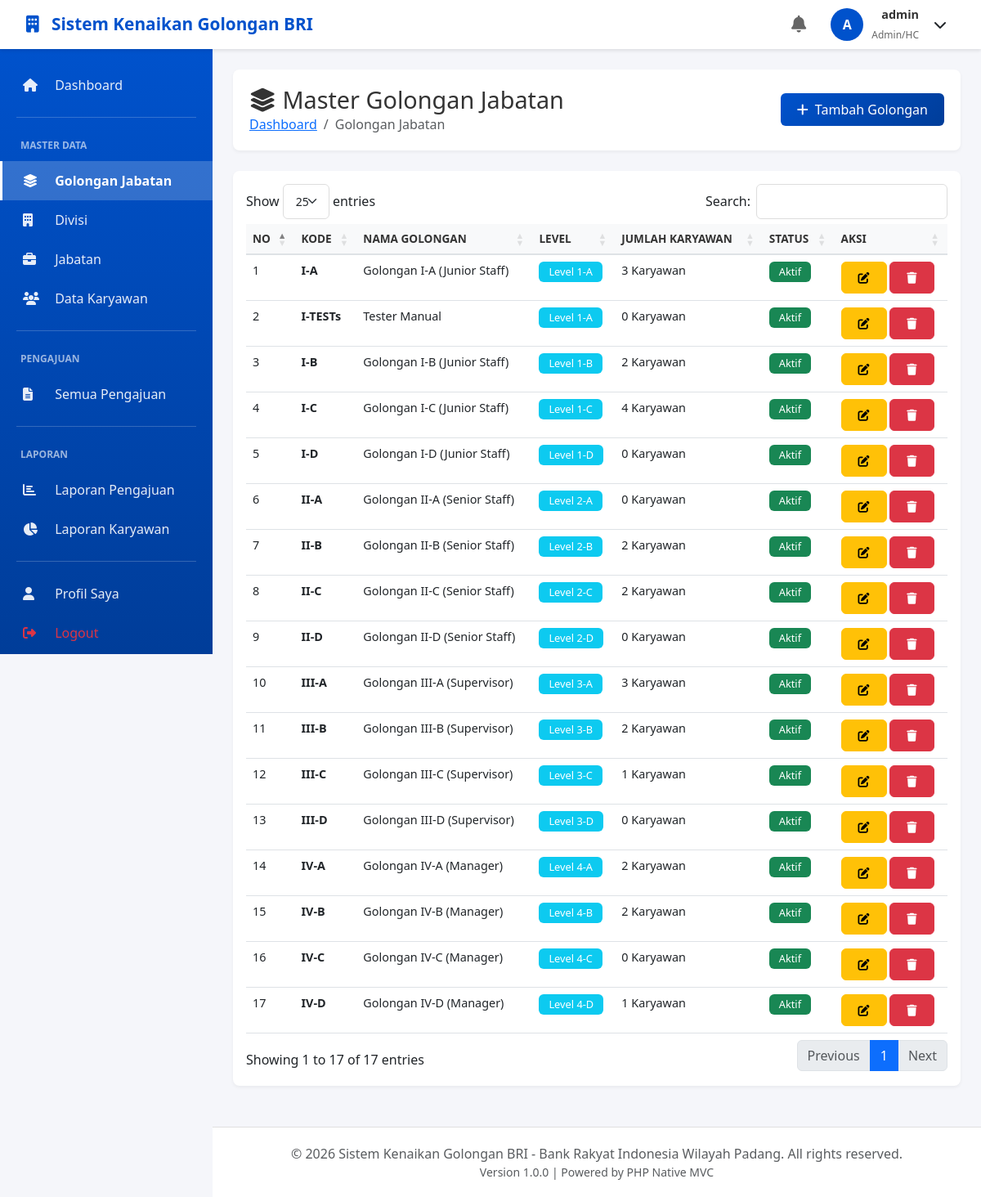
The app's page /golongan (signed in) with its own data.
### tables this page shows
CREATE TABLE IF NOT EXISTS `golongan_jabatan` (
  `id_golongan` int NOT NULL AUTO_INCREMENT,
  `kode_golongan` varchar(10) NOT NULL,
  `nama_golongan` varchar(100) NOT NULL,
  `level` int NOT NULL,
  `sub_level` char(1) NOT NULL,
  `deskripsi` text,
  `syarat_minimal` text,
  `is_active` tinyint(1) DEFAULT '1',
  `created_at` timestamp NULL DEFAULT CURRENT_TIMESTAMP,
  `updated_at` timestamp NULL DEFAULT CURRENT_TIMESTAMP ON UPDATE CURRENT_TIMESTAMP,
  PRIMARY KEY (`id_golongan`),
  UNIQUE KEY `kode_golongan` (`kode_golongan`),
  KEY `idx_level_sub` (`level`,`sub_level`)
);

### app/controllers/GolonganController.php (called while the page is built, shortened)
<?php
class GolonganController extends Controller
{
    private $golonganModel;
    public function __construct()
    {
        $this->golonganModel = $this->model('GolonganJabatan');
    }
    public function index()
    {
        $golongan = $this->golonganModel->getWithStats();
        $data = [
            'pageTitle' => 'Master Golongan Jabatan',
            'currentPage' => 'golongan',
            'golongan' => $golongan
        ];
        $this->view('golongan/index', $data);
    }
}

### core/App.php (called while the page is built, shortened)
<?php
class App
{
    protected $method = 'index';
    public function __construct()
    {
        $url = $this->parseURL();
        if (isset($url[0]) && file_exists('../app/controllers/' . ucfirst($url[0]) . 'Controller.php')) {
            unset($url[0]);
        }
        $this->controller = new $this->controller;
        if (isset($url[1])) {
            if (method_exists($this->controller, $url[1])) {
                $this->method = $url[1];
                unset($url[1]);
            }
        } else {
            if (method_exists($this->controller, 'index')) {
                $this->method = 'index';
            }
        }
        $this->params = $url ? array_values($url) : [];
        call_user_func_array([$this->controller, $this->method], $this->params);
    }
    private function parseURL()
    {
        if (isset($_SERVER['REQUEST_URI'])) {
            $uri = strtok($_SERVER['REQUEST_URI'], '?');
            $url = rtrim($uri, '/');
            $url = filter_var($url, FILTER_SANITIZE_URL);
            $url = explode('/', trim($url, '/'));
            return $url;
        }
        return [];
    }
}

### public/index.php (called while the page is built, shortened)
<?php
require_once '../app/config/Database.php';
require_once '../core/App.php';
require_once '../core/Model.php';
require_once '../app/helpers/Helper.php';
$app = new App();

### app/config/Database.php (called while the page is built, shortened)
<?php
class Database
{
    private static $instance = null;
    private $connection;
    private $host = DB_HOST;
    private $dbname = DB_NAME;
    private $username = DB_USER;
    private $password = DB_PASS;
    private $charset = 'utf8mb4';
    private function __construct()
    {
        $dsn = "mysql:host={$this->host};dbname={$this->dbname};charset={$this->charset}";
        $options = [
            PDO::ATTR_ERRMODE            => PDO::ERRMODE_EXCEPTION,
            PDO::ATTR_DEFAULT_FETCH_MODE => PDO::FETCH_OBJ,
            PDO::ATTR_EMULATE_PREPARES   => false,
            PDO::MYSQL_ATTR_INIT_COMMAND => "SET NAMES {$this->charset}"
        ];
        try {
            $this->connection = new PDO($dsn, $this->username, $this->password, $options);
            $this->applyRuntimeMigrations();
        } catch (PDOException $e) {
            die("Database Connection Failed: " . $e->getMessage());
        }
    }
    private function applyRuntimeMigrations()
    {
        if (!$this->columnExists('pengajuan', 'nilai_kinerja_pengajuan')) {
            $sql = "ALTER TABLE pengajuan
                    ADD COLUMN nilai_kinerja_pengajuan DECIMAL(5,2) NULL
                    AFTER alasan_pengajuan";
            $this->connection->exec($sql);
        }
    }
    private function columnExists($table, $column)
    {
        $table = preg_replace('/[^a-zA-Z0-9_]/', '', $table);
        $column = preg_replace('/[^a-zA-Z0-9_]/', '', $column);
        $sql = "SHOW COLUMNS FROM `{$table}` LIKE '{$column}'";
        $stmt = $this->connection->query($sql);
        return $stmt->fetch(PDO::FETCH_ASSOC) !== false;
    }
    public static function getInstance()
    {
        if (self::$instance === null) {
            self::$instance = new self();
        }
        return self::$instance;
    }
}

### core/Model.php (called while the page is built, shortened)
<?php
class Model
{
    public function __construct()
    {
        $this->db = Database::getInstance()->getConnection();
    }
}

### app/models/GolonganJabatan.php (called while the page is built, shortened)
<?php
class GolonganJabatan extends Model
{
    protected $table = 'golongan_jabatan';
    public function getWithStats()
    {
        $sql = "SELECT g.*,
                COUNT(p.id_pekerja) as jumlah_pekerja
                FROM {$this->table} g
                LEFT JOIN pekerja p ON g.id_golongan = p.id_golongan_saat_ini
                    AND p.status_kepegawaian = 'aktif'
                GROUP BY g.id_golongan
                ORDER BY g.level ASC, g.sub_level ASC";
        $stmt = $this->db->prepare($sql);
        $stmt->execute();
        return $stmt->fetchAll(PDO::FETCH_OBJ);
    }
}

### app/helpers/Helper.php (called while the page is built, shortened)
<?php
class Helper
{
    public static function escape($string)
    {
        return htmlspecialchars($string, ENT_QUOTES, 'UTF-8');
    }
}

### app/views/golongan/index.php (the view, shortened to what this page needs)
<div class="content-header">
    <div class="d-flex justify-content-between align-items-center">
        <div>
            <h1><i class="fas fa-layer-group me-2"></i>Master Golongan Jabatan</h1>
            <nav aria-label="breadcrumb">
                <ol class="breadcrumb">
                    <li class="breadcrumb-item"><a href="<?= BASE_URL ?>/dashboard">Dashboard</a></li>
                    <li class="breadcrumb-item active">Golongan Jabatan</li>
                </ol>
            </nav>
        </div>
        <div>
            <a href="<?= BASE_URL ?>/golongan/create" class="btn btn-primary">
                <i class="fas fa-plus me-2"></i>Tambah Golongan
            </a>
        </div>
    </div>
</div>
<div class="card">
    <div class="card-body">
        <div class="table-responsive">
            <table class="table table-hover" id="golonganTable">
                <thead>
                    <tr>
                        <th>No</th>
                        <th>Kode</th>
                        <th>Nama Golongan</th>
                        <th>Level</th>
                        <th>Jumlah Karyawan</th>
                        <th>Status</th>
                        <th>Aksi</th>
                    </tr>
                </thead>
                <tbody>
                    <?php if (!empty($golongan)): ?>
                        <?php $no = 1; foreach ($golongan as $row): ?>
                            <tr>
                                <td><?= $no++ ?></td>
                                <td><strong><?= Helper::escape($row->kode_golongan) ?></strong></td>
                                <td><?= Helper::escape($row->nama_golongan) ?></td>
                                <td>
                                    <span class="badge bg-info">
                                        Level <?= $row->level ?>-<?= $row->sub_level ?>
                                    </span>
                                </td>
                                <td><?= $row->jumlah_pekerja ?? 0 ?> Karyawan</td>
                                <td>
                                    <?php if ($row->is_active): ?>
                                        <span class="badge bg-success">Aktif</span>
                                    <?php else: ?>
                                        <span class="badge bg-secondary">Nonaktif</span>
                                    <?php endif; ?>
                                </td>
                                <td>
                                    <a href="<?= BASE_URL ?>/golongan/edit/<?= $row->id_golongan ?>"
                                       class="btn btn-sm btn-warning" title="Edit">
                                        <i class="fas fa-edit"></i>
                                    </a>
                                    <a href="<?= BASE_URL ?>/golongan/delete/<?= $row->id_golongan ?>"
                                       class="btn btn-sm btn-danger btn-delete"
                                       title="Hapus"
                                       onclick="return confirm('Apakah Anda yakin ingin menghapus golongan ini?')">
                                        <i class="fas fa-trash"></i>
                                    </a>
                                </td>
                            </tr>
                        <?php endforeach; ?>
                    <?php else: ?>
                        <tr>
                            <td colspan="7" class="text-center">Belum ada data golongan</td>
                        </tr>
                    <?php endif; ?>
                </tbody>
            </table>
        </div>
    </div>
</div>

### public/assets/css/style.css (style rules this page uses)
.btn { border-radius: 6px; padding: 8px 20px; font-weight: 500; transition: all 0.3s; }
.btn-primary { background: linear-gradient(135deg, #0052CC 0%, #003D99 100%); border: none; }
.table { font-size: 0.9rem; }
.table thead th { background: #f8f9fa; color: #333; font-weight: 600; border-bottom: 2px solid #dee2e6; text-transform: uppercase; font-size: 0.85rem; }
.badge { padding: 6px 12px; font-weight: 500; font-size: 0.8rem; }

### app/views/layouts/header.php (style rules this page uses)
:root { --primary-color: #0052CC; --secondary-color: #003D99; --sidebar-width: 260px; --navbar-height: 60px; }
body { font-family: 'Segoe UI', Tahoma, Geneva, Verdana, sans-serif; background-color: #f5f6fa; }
.content-header { background: white; border-radius: 8px; padding: 20px; margin-bottom: 25px; box-shadow: 0 2px 4px rgba(0,0,0,0.05); }
.content-header h1 { font-size: 1.8rem; margin: 0; color: #333; }
.breadcrumb { margin: 0; padding: 0; background: none; }
.card { border: none; border-radius: 8px; box-shadow: 0 2px 4px rgba(0,0,0,0.05); margin-bottom: 25px; }

### records on screen
golongan_jabatan: kode_golongan "I-A", nama_golongan "Golongan I-A (Junior Staff)", level "1", sub_level "A", jumlah_pekerja "3", is_active "Aktif"
golongan_jabatan: kode_golongan "I-TESTs", nama_golongan "Tester Manual", level "1", sub_level "A", jumlah_pekerja "0", is_active "Aktif"
golongan_jabatan: kode_golongan "I-B", nama_golongan "Golongan I-B (Junior Staff)", level "1", sub_level "B", jumlah_pekerja "2", is_active "Aktif"
golongan_jabatan: kode_golongan "I-C", nama_golongan "Golongan I-C (Junior Staff)", level "1", sub_level "C", jumlah_pekerja "4", is_active "Aktif"
golongan_jabatan: kode_golongan "I-D", nama_golongan "Golongan I-D (Junior Staff)", level "1", sub_level "D", jumlah_pekerja "0", is_active "Aktif"
golongan_jabatan: kode_golongan "II-A", nama_golongan "Golongan II-A (Senior Staff)", level "2", sub_level "A", jumlah_pekerja "0", is_active "Aktif"
golongan_jabatan: kode_golongan "II-B", nama_golongan "Golongan II-B (Senior Staff)", level "2", sub_level "B", jumlah_pekerja "2", is_active "Aktif"
golongan_jabatan: kode_golongan "II-C", nama_golongan "Golongan II-C (Senior Staff)", level "2", sub_level "C", jumlah_pekerja "2", is_active "Aktif"
golongan_jabatan: kode_golongan "II-D", nama_golongan "Golongan II-D (Senior Staff)", level "2", sub_level "D", jumlah_pekerja "0", is_active "Aktif"
golongan_jabatan: kode_golongan "III-A", nama_golongan "Golongan III-A (Supervisor)", level "3", sub_level "A", jumlah_pekerja "3", is_active "Aktif"
golongan_jabatan: kode_golongan "III-B", nama_golongan "Golongan III-B (Supervisor)", level "3", sub_level "B", jumlah_pekerja "2", is_active "Aktif"
golongan_jabatan: kode_golongan "III-C", nama_golongan "Golongan III-C (Supervisor)", level "3", sub_level "C", jumlah_pekerja "1", is_active "Aktif"
golongan_jabatan: kode_golongan "III-D", nama_golongan "Golongan III-D (Supervisor)", level "3", sub_level "D", jumlah_pekerja "0", is_active "Aktif"
golongan_jabatan: kode_golongan "IV-A", nama_golongan "Golongan IV-A (Manager)", level "4", sub_level "A", jumlah_pekerja "2", is_active "Aktif"
golongan_jabatan: kode_golongan "IV-B", nama_golongan "Golongan IV-B (Manager)", level "4", sub_level "B", jumlah_pekerja "2", is_active "Aktif"
golongan_jabatan: kode_golongan "IV-C", nama_golongan "Golongan IV-C (Manager)", level "4", sub_level "C", jumlah_pekerja "0", is_active "Aktif"
golongan_jabatan: kode_golongan "IV-D", nama_golongan "Golongan IV-D (Manager)", level "4", sub_level "D", jumlah_pekerja "1", is_active "Aktif"

### other values on screen
APP_NAME "Sistem Kenaikan Golongan BRI"
substr(Session::get('nama_lengkap', Session::get('username')), 0, 1) "A"
Helper::escape(Session::get('nama_lengkap', Session::get('username'))) "admin"
Helper::getRoleLabel(Session::getRole()) "Admin/HC"
APP_VERSION "1.0.0"
